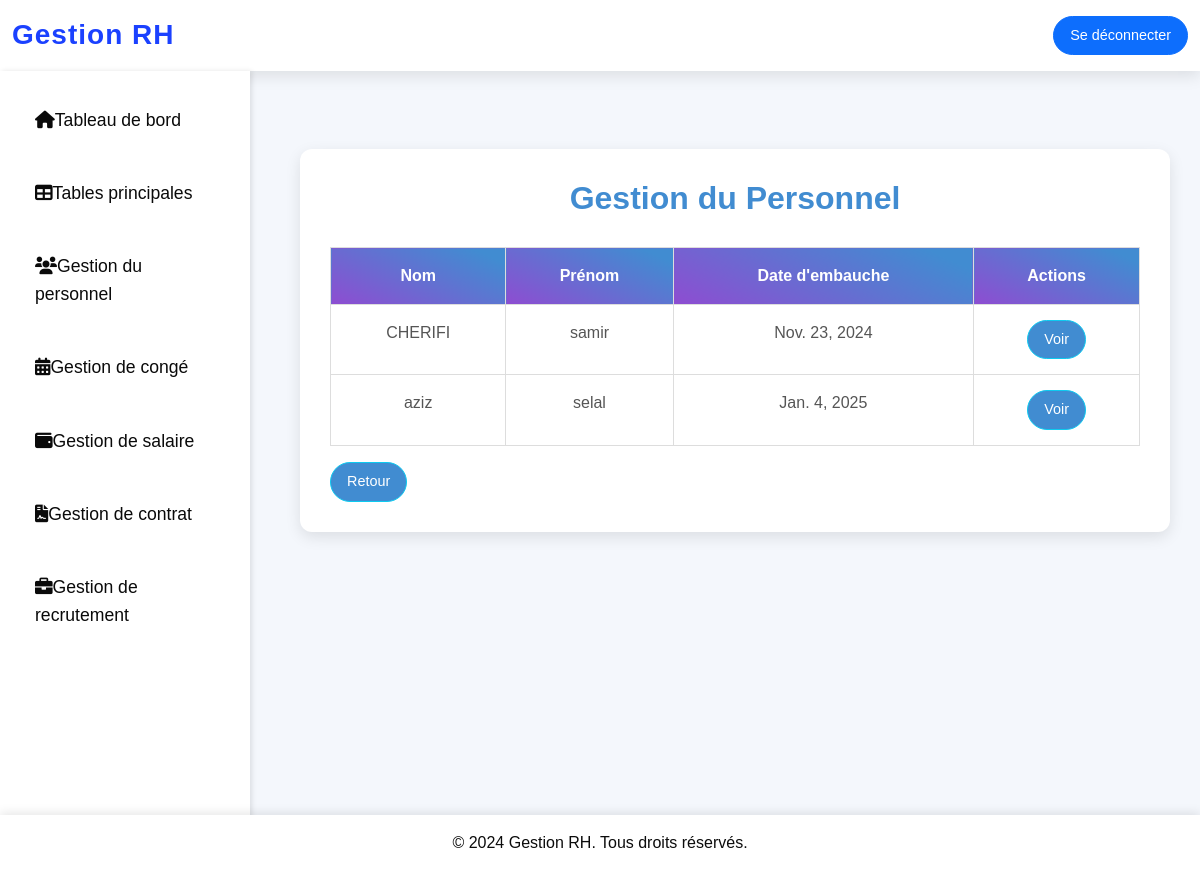
The app's page /gestion/personnel/ (signed in), older data.
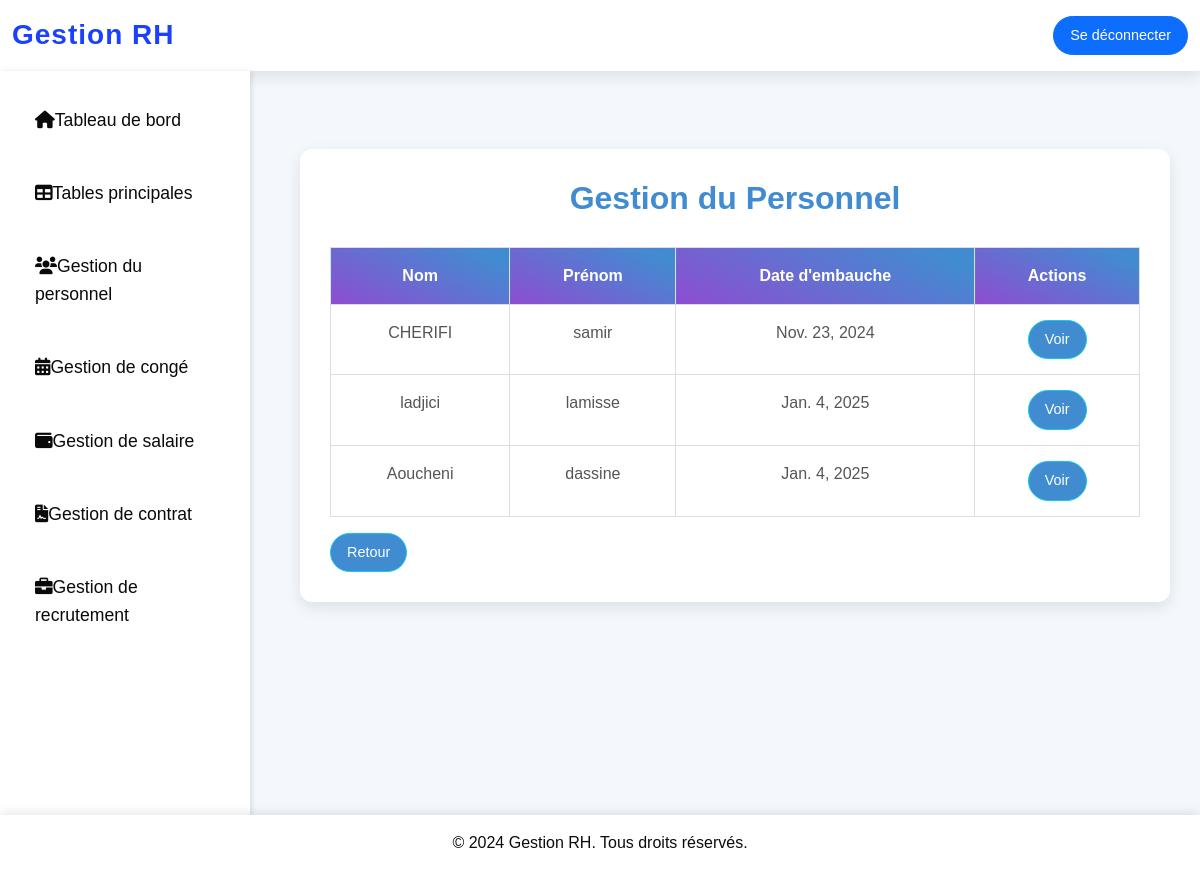
The same page, newer data.
### gestion/models.py (models this page shows, shortened)
class Employe(models.Model):
    user = models.OneToOneField(User, on_delete=models.CASCADE, related_name="employe", null=True, blank=True)
    code = models.CharField(max_length=10, unique=True)
    nom = models.CharField(max_length=50)
    prenom = models.CharField(max_length=50)
    daten = models.DateField(verbose_name="Date de Naissance")
    date_embauche = models.DateField(verbose_name="Date d'embauche")
    adresse = models.TextField()
    email = models.EmailField(unique=True)
    telephone = models.CharField(max_length=15, null=True, blank=True)
    departement = models.CharField(max_length=100)
    poste = models.CharField(max_length=100)

### gestion/views.py (the view)
# urls.py: path('personnel/', views.Gestion_personnel, name='Gestion_personnel'),
def Gestion_personnel(request):
    employes = Employe.objects.all()
    return render(request, 'Gestion_personnel/personnel_list.html', {'employes': employes})

### gestion/templates/Gestion_personnel/personnel_list.html (shortened to what this page needs)
{% extends 'base.html' %}
{% block content %}
<div class="container mt-5">
    <h2 class="text-center mb-4">Gestion du Personnel</h2>
    <table class="table">
        <thead>
            <tr>
                <th>Nom</th>
                <th>Prénom</th>
                <th>Date d'embauche</th>
                <th>Actions</th>
            </tr>
        </thead>
        <tbody>
            {% for employe in employes %}
                <tr>
                    <td>{{ employe.nom }}</td>
                    <td>{{ employe.prenom }}</td>
                    <td>{{ employe.date_embauche }}</td>
                    <td>
                        <a href="{% url 'fiche_employe' employe.id %}" class="btn btn-info">Voir</a>
                    </td>
                </tr>
            {% empty %}
                <tr>
                    <td colspan="4">Aucun employé trouvé.</td>
                </tr>
            {% endfor %}
        </tbody>
    </table>
    <a href="{% url 'dashboard' %}"class="btn btn-info">Retour</a>
</div>
{% endblock %}

Row changes from the older to the newer data that the page shows:
removed Employe: nom "aziz", prenom "selal", date_embauche "Jan. 4, 2025"
added Employe: nom "ladjici", prenom "lamisse", date_embauche "Jan. 4, 2025"
added Employe: nom "Aoucheni", prenom "dassine", date_embauche "Jan. 4, 2025"
